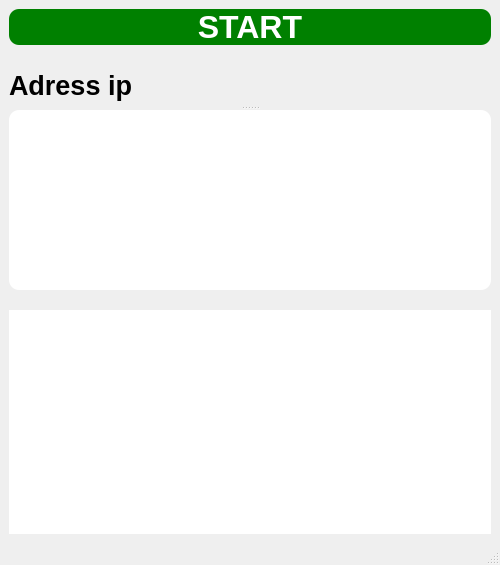
<?xml version="1.0" encoding="UTF-8"?>
<ui version="4.0">
 <class>MainWindow</class>
 <widget class="QMainWindow" name="MainWindow">
  <property name="geometry">
   <rect>
    <x>0</x>
    <y>0</y>
    <width>500</width>
    <height>565</height>
   </rect>
  </property>
  <property name="windowTitle">
   <string>MainWindow</string>
  </property>
  <property name="styleSheet">
   <string notr="true"/>
  </property>
  <widget class="QWidget" name="centralwidget">
   <layout class="QFormLayout" name="formLayout">
    <property name="verticalSpacing">
     <number>20</number>
    </property>
    <item row="0" column="0" colspan="2">
     <widget class="QPushButton" name="start_button">
      <property name="font">
       <font>
        <pointsize>24</pointsize>
        <bold>true</bold>
       </font>
      </property>
      <property name="styleSheet">
       <string notr="true">border-radius: 10px;
background-color: green;
color: white;</string>
      </property>
      <property name="text">
       <string>START</string>
      </property>
     </widget>
    </item>
    <item row="1" column="0" colspan="2">
     <widget class="QSplitter" name="splitter">
      <property name="orientation">
       <enum>Qt::Vertical</enum>
      </property>
      <widget class="QLabel" name="label">
       <property name="sizePolicy">
        <sizepolicy hsizetype="Preferred" vsizetype="Preferred">
         <horstretch>0</horstretch>
         <verstretch>0</verstretch>
        </sizepolicy>
       </property>
       <property name="maximumSize">
        <size>
         <width>16777215</width>
         <height>41</height>
        </size>
       </property>
       <property name="font">
        <font>
         <pointsize>20</pointsize>
         <bold>true</bold>
        </font>
       </property>
       <property name="text">
        <string>Adress ip</string>
       </property>
      </widget>
      <widget class="QLineEdit" name="input_addres">
       <property name="sizePolicy">
        <sizepolicy hsizetype="Expanding" vsizetype="Maximum">
         <horstretch>0</horstretch>
         <verstretch>0</verstretch>
        </sizepolicy>
       </property>
       <property name="minimumSize">
        <size>
         <width>0</width>
         <height>40</height>
        </size>
       </property>
       <property name="font">
        <font>
         <pointsize>20</pointsize>
        </font>
       </property>
       <property name="styleSheet">
        <string notr="true">border-radius: 10px;</string>
       </property>
      </widget>
     </widget>
    </item>
    <item row="2" column="0" colspan="2">
     <widget class="QListWidget" name="output_addres">
      <property name="font">
       <font>
        <pointsize>20</pointsize>
       </font>
      </property>
      <property name="styleSheet">
       <string notr="true">border-radius: 10px</string>
      </property>
     </widget>
    </item>
   </layout>
  </widget>
  <widget class="QMenuBar" name="menubar">
   <property name="geometry">
    <rect>
     <x>0</x>
     <y>0</y>
     <width>500</width>
     <height>22</height>
    </rect>
   </property>
  </widget>
  <widget class="QStatusBar" name="statusbar">
   <property name="sizeGripEnabled">
    <bool>true</bool>
   </property>
  </widget>
 </widget>
 <resources/>
 <connections/>
</ui>
